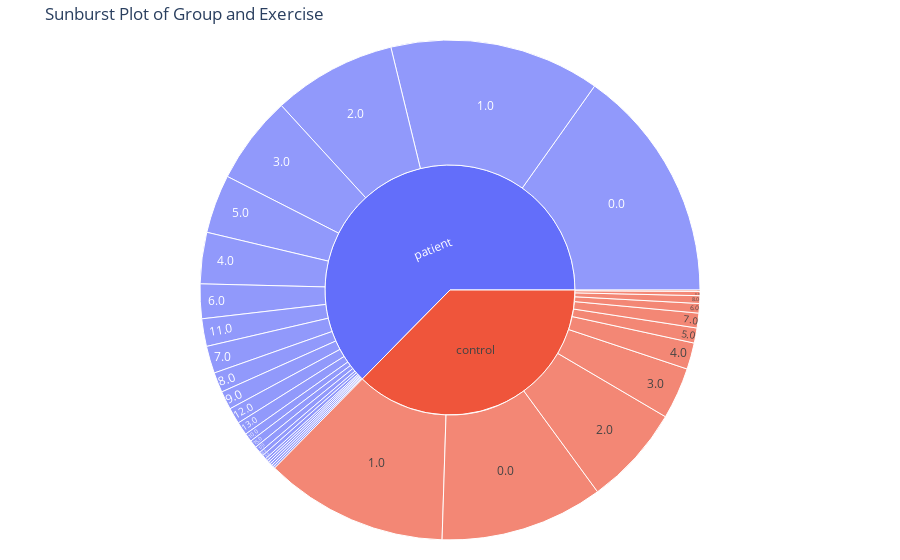

This figure's notebook cell:
### Code cell
# Create a sunburst plot to further analyze distribution of exercise by group and age
# Round the exercise column to the nearest hour
df['exercise_round'] = round(df['exercise'])

# Create the sunburst plot
fig = px.sunburst(df, path=['group', 'exercise_round'], values='age')

# Set the title and margins
fig.update_layout(title='Sunburst Plot of Group and Exercise', margin=dict(l=20, r=20, t=40, b=20))
fig.show()

### Figure 1 — Plotly figure (JSON) as saved in the notebook; plotly's stock layout.template omitted (floating-point values rounded to 4 significant figures)
{"data": [{"branchvalues": "total", "domain": {"x": [0, 1], "y": [0, 1]}, "hovertemplate": "labels=%{label}<br>age=%{value}<br>parent=%{parent}<br>id=%{id}<extra></extra>", "ids": ["control/0.0", "patient/0.0", "control/1.0", "patient/1.0", "control/2.0", "patient/2.0", "control/3.0", "patient/3.0", "control/4.0", "patient/4.0", "control/5.0", "patient/5.0", "control/6.0", "patient/6.0", "control/7.0", "patient/7.0", "control/8.0", "patient/8.0", "control/9.0", "patient/9.0", "patient/10.0", "patient/11.0", "control/12.0", "patient/12.0", "patient/13.0", "patient/14.0", "patient/15.0", "patient/17.0", "patient/18.0", "patient/19.0", "patient/20.0", "patient/21.0", "patient/23.0", "patient/25.0", "patient/30.0", "control", "patient"], "labels": ["0.0", "0.0", "1.0", "1.0", "2.0", "2.0", "3.0", "3.0", "4.0", "4.0", "5.0", "5.0", "6.0", "6.0", "7.0", "7.0", "8.0", "8.0", "9.0", "9.0", "10.0", "11.0", "12.0", "12.0", "13.0", "14.0", "15.0", "17.0", "18.0", "19.0", "20.0", "21.0", "23.0", "25.0", "30.0", "control", "patient"], "name": "", "parents": ["control", "patient", "control", "patient", "control", "patient", "control", "patient", "control", "patient", "control", "patient", "control", "patient", "control", "patient", "control", "patient", "control", "patient", "patient", "patient", "control", "patient", "patient", "patient", "patient", "patient", "patient", "patient", "patient", "patient", "patient", "patient", "patient", "", ""], "type": "sunburst", "values": [1141.0, 1642.0, 1284.0, 1472.0, 701.7, 863.2, 361.4, 617.1, 185, 358.6, 105.5, 410.6, 66.54, 241.6, 103.2, 190.6, 54, 140.1, 29.17, 129.1, 59.5, 192.8, 10, 113.1, 91.92, 15.25, 53.75, 46, 13.75, 29.33, 29.79, 16.5, 14, 15.08, 14.92, 4042.0, 6771.0]}], "layout": {"legend": {"tracegroupgap": 0}, "margin": {"b": 20, "l": 20, "r": 20, "t": 40}, "title": {"text": "Sunburst Plot of Group and Exercise"}}}
